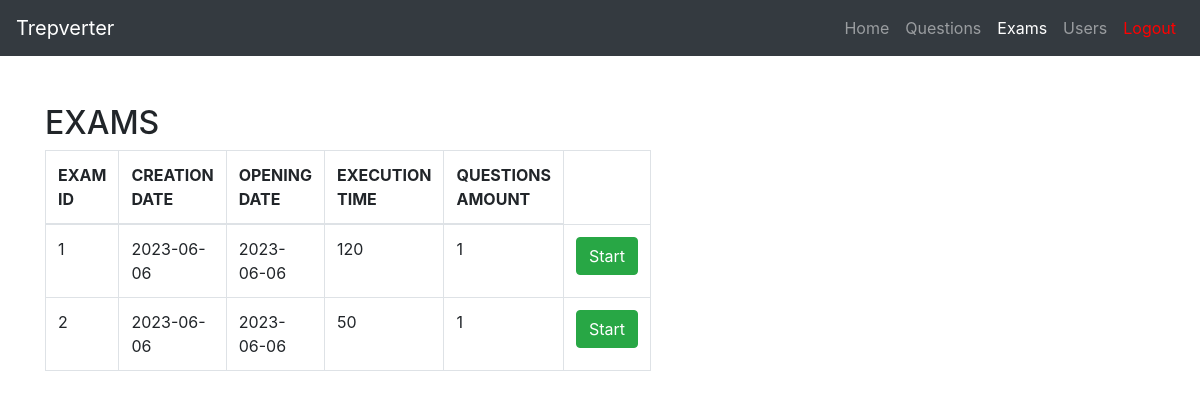
Screenshot of /exams (signed in) with the database file from the repository.
### tables this page shows
CREATE TABLE "exams" (
	"id"	INTEGER NOT NULL,
	"creation_date"	DATE NOT NULL,
	"opening_date"	VARCHAR(10) NOT NULL,
	"execution_time"	INTEGER NOT NULL,
	"questions_amount"	INTEGER NOT NULL,
	"user_id"	INTEGER,
	PRIMARY KEY("id"),
	FOREIGN KEY("user_id") REFERENCES "users"("id")
);

### views/main.py (the view, shortened to what this page needs)
@main.route('/exams', methods=['GET', 'POST', 'PUT', 'DELETE'])
@login_required
def exams():
    from models.entities import Exam, Question
    all_exams = Exam.show_all()
    if str(current_user.role) == 'Student':
        return render_template('exams_student.html', exams=all_exams)

### app.py (called while the page is built)
@login_manager.user_loader
def load_user(user_id):
    from models.entities import User
    return User.query.get(int(user_id))

### models/entities.py (called while the page is built)
    def __repr__(self):
        return f'{self.name}'

    @staticmethod
    def show_all():
        return Exam.query.all()

### templates/exams_student.html (shortened to what this page needs)
{% import "bootstrap/wtf.html" as wtf %}
<!DOCTYPE html>
<html lang="en">
<head>
  <link rel="stylesheet" href="https://cdn.jsdelivr.net/npm/bootstrap@4.0.0/dist/css/bootstrap.min.css">
</head>
<body>
  <nav class="navbar navbar-expand-lg navbar-dark bg-dark">
    <a class="navbar-brand" href="#">Trepverter</a>
    <div class="collapse navbar-collapse" id="navbarNav">
      <ul class="navbar-nav ml-auto">
        <li class="nav-item">
          <a class="nav-link" href="{{url_for('main.index')}}">Home</a>
        </li>
        <li class="nav-item">
            <a class="nav-link" href="{{url_for('main.questions')}}">Questions</a>
          </li>
        <li class="nav-item active">
          <a class="nav-link" href="{{url_for('main.exams')}}">Exams</a>
        </li>
        <li class="nav-item">
            <a class="nav-link" href="{{url_for('main.users')}}">Users</a>
          </li>
        <li class="nav-item">
          <a class="nav-link" style = "color: red" href="{{url_for('auth.logout')}}">Logout</a>
        </li>
      </ul>
    </div>
  </nav>
  <div class="container mt-5">
    <div class="row">
      <div class="col-md-6">
        <h2>EXAMS</h2>
        <table class="table table-bordered table-hover">
            <thead>
                <tr>
                    <th scope="col">EXAM ID</th>
                    <th scope="col">CREATION DATE</th>
                    <th scope="col">OPENING DATE</th>
                    <th scope="col">EXECUTION TIME</th>
                    <th scope="col">QUESTIONS AMOUNT</th>
                </tr>
            </thead>
            <tbody>
            {% for exam in exams %}
                <tr>
                    <td>{{exam.id}}</td>
                    <td>{{exam.creation_date}}</td>
                    <td>{{exam.opening_date}}</td>
                    <td>{{exam.execution_time}}</td>
                    <td>{{exam.questions_amount}}</td>
                    <td><button type="button" onclick="location.href='exams/{{exam.id}}/start'" class="btn btn-success">Start</button></td>
                </tr>
            {% endfor %}
            </tbody>
        </table>
      </div>
    </div>
  </div>

### rows the page displays
exams: id "1", creation_date "2023-06-06", opening_date "2023-06-06", execution_time "120", questions_amount "1"
exams: id "2", creation_date "2023-06-06", opening_date "2023-06-06", execution_time "50", questions_amount "1"
